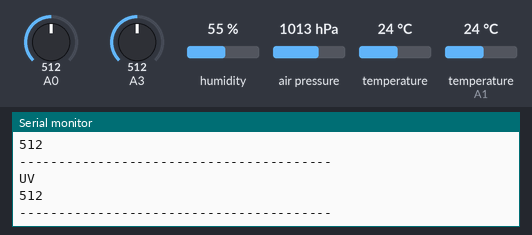
Simulated run of this sketch. Board: Arduino Uno, built with avr-gcc and run on an emulated ATmega328P. Parts: the last lines printed to the serial monitor. Inputs (shaded band) come from the test bench; at power-on: humidity 55 %, air pressure 1013 hPa, A0 = 512, A3 = 512, temperature 24 °C, temperature (sensor on A1) 24 °C.

Above: at 5.2 s.
5.3 s: humidity set to 22 %
At 7.0 s:
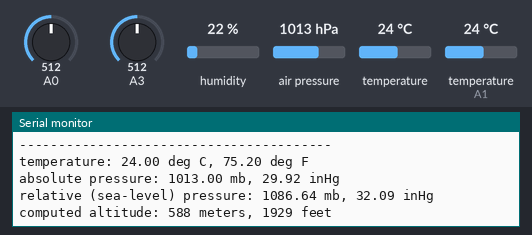
13.2 s: air pressure set to 952 hPa
At 16.2 s:
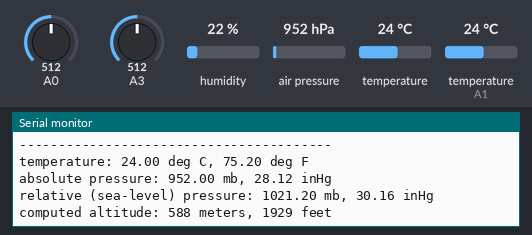
21.1 s: A0 set to 716
At 21.8 s:
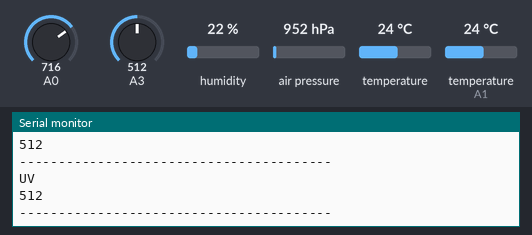
29.0 s: A3 set to 306
At 29.8 s:
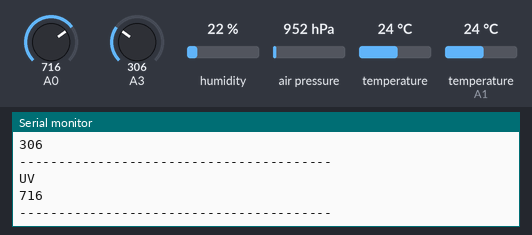
36.9 s: temperature (sensor 0) set to 12 °C
At 41.5 s:
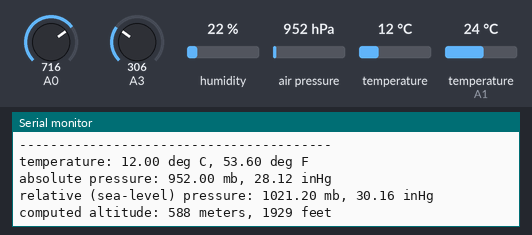
44.8 s: temperature (sensor on A1) set to 12 °C
At 47.1 s:
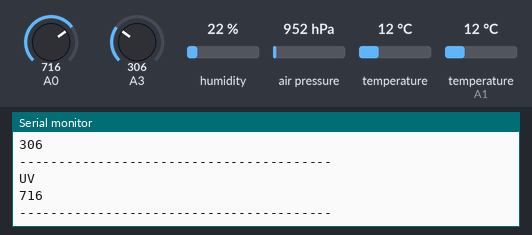
Timing chart, 0 to 48.6 s (numbered marks = the images above; inputs shaded):
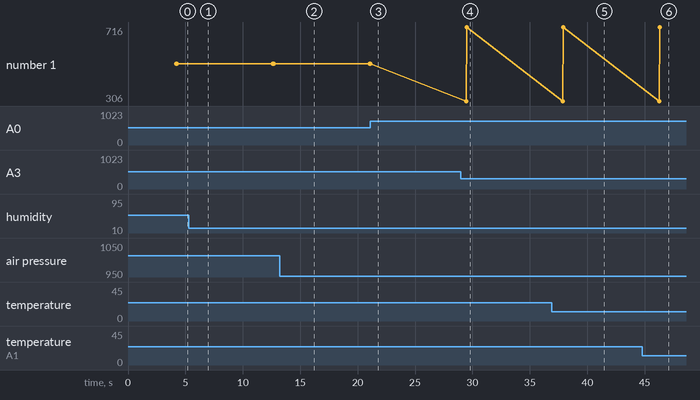

The sketch:

temperatura_pressao_barometrica.ino
```cpp
#include <SFE_BMP180.h>
#include <Wire.h>
#include <dht.h>

#define dht_dpin A1 //Pino DATA do Sensor ligado na porta Analogica A1
 //Pino DATA do Sensor ligado na porta Analogica A1

dht DHT; //Inicializa o sensor
SFE_BMP180 pressure;
#define ALTITUDE 588


int luminosidade;
int valoruv;

void setup()
{
  Serial.begin(9600);
  valoruv=0;
  delay(2000);
  if (pressure.begin())
    Serial.println("BMP180 init success");
  else
  {
    Serial.println("BMP180 init fail\n\n");
    while(1); // Pause forever.
  }
  delay(2000);//Aguarda 2 seg antes de acessar as informações do sensor
}

void loop()
{
  luminosidade = analogRead(A3);
  char status;
  double T,P,p0,a;
  valoruv = analogRead(A0);

  Serial.println();
  Serial.print("provided altitude: ");
  Serial.print(ALTITUDE,0);
  Serial.print(" meters, ");
  Serial.print(ALTITUDE*3.28084,0);
  Serial.println(" feet");
  Serial.println("----------------------------------------");

  DHT.read11(dht_dpin); //Lê as informações do sensor
  Serial.println("Sensor 1");
  Serial.print("Umidade = ");
  Serial.print(DHT.humidity);
  Serial.print(" %  ");
  Serial.print("Temperatura = ");
  Serial.print(DHT.temperature);
  Serial.println(" Celsius  ");
  Serial.println("----------------------------------------");
  Serial.println("Luminosidade  ");
  Serial.println(luminosidade);
  Serial.println("----------------------------------------");
  Serial.println("UV ");
  Serial.println(valoruv);

  Serial.println("----------------------------------------");


  delay(2000);
   status = pressure.startTemperature();
  if (status != 0)
  {
    // Wait for the measurement to complete:
    delay(status);

    status = pressure.getTemperature(T);
    if (status != 0)
    {
      // Print out the measurement:
      Serial.print("temperature: ");
      Serial.print(T,2);
      Serial.print(" deg C, ");
      Serial.print((9.0/5.0)*T+32.0,2);
      Serial.println(" deg F");

      status = pressure.startPressure(3);
      if (status != 0)
      {
        // Wait for the measurement to complete:
        delay(status);

        status = pressure.getPressure(P,T);
        if (status != 0)
        {
          // Print out the measurement:
          Serial.print("absolute pressure: ");
          Serial.print(P,2);
          Serial.print(" mb, ");
          Serial.print(P*0.0295333727,2);
          Serial.println(" inHg");

          p0 = pressure.sealevel(P,ALTITUDE); // we're at 1655 meters (Boulder, CO)
          Serial.print("relative (sea-level) pressure: ");
          Serial.print(p0,2);
          Serial.print(" mb, ");
          Serial.print(p0*0.0295333727,2);
          Serial.println(" inHg");

          a = pressure.altitude(P,p0);
          Serial.print("computed altitude: ");
          Serial.print(a,0);
          Serial.print(" meters, ");
          Serial.print(a*3.28084,0);
          Serial.println(" feet");
        }
        else Serial.println("error retrieving pressure measurement\n");
      }
      else Serial.println("error starting pressure measurement\n");
    }
    else Serial.println("error retrieving temperature measurement\n");
  }
  else Serial.println("error starting temperature measurement\n");
     delay(6000);
     Serial.println("########################################");
}
```

Measured:
- after the input at 13.2 s, the serial monitor: prints a new line after 1.5 s (image 2)
- after the input at 29.0 s, the serial monitor: prints a new line after 0.45 s (image 4)
- after the input at 36.9 s, the serial monitor: prints a new line after 3.0 s (image 5)
- after the input at 44.8 s, the serial monitor: prints a new line after 1.4 s (image 6)
